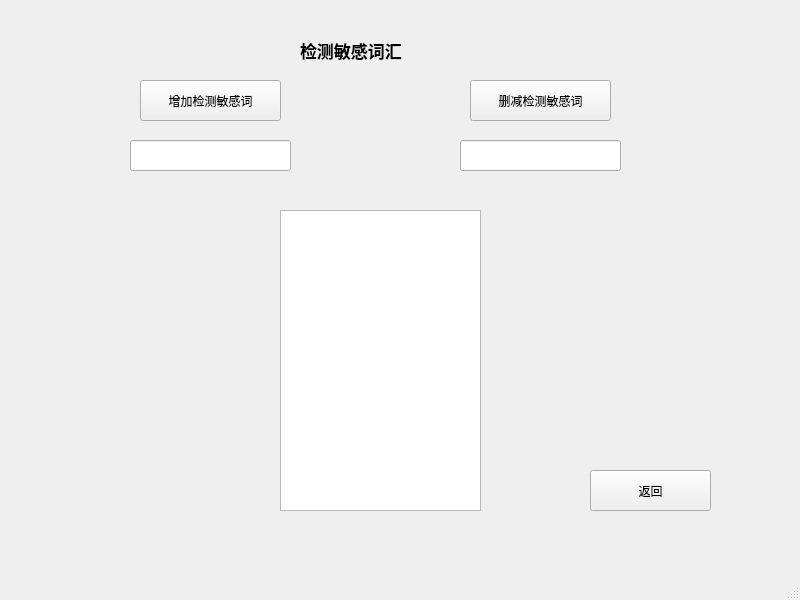
<?xml version="1.0" encoding="UTF-8"?>
<ui version="4.0">
 <class>MainWindow</class>
 <widget class="QMainWindow" name="MainWindow">
  <property name="geometry">
   <rect>
    <x>0</x>
    <y>0</y>
    <width>800</width>
    <height>600</height>
   </rect>
  </property>
  <property name="windowTitle">
   <string>MainWindow</string>
  </property>
  <widget class="QWidget" name="centralwidget">
   <widget class="QLabel" name="label">
    <property name="geometry">
     <rect>
      <x>300</x>
      <y>30</y>
      <width>161</width>
      <height>41</height>
     </rect>
    </property>
    <property name="font">
     <font>
      <pointsize>13</pointsize>
      <weight>75</weight>
      <bold>true</bold>
     </font>
    </property>
    <property name="text">
     <string>检测敏感词汇</string>
    </property>
   </widget>
   <widget class="QPushButton" name="add">
    <property name="geometry">
     <rect>
      <x>140</x>
      <y>80</y>
      <width>141</width>
      <height>41</height>
     </rect>
    </property>
    <property name="text">
     <string>增加检测敏感词</string>
    </property>
   </widget>
   <widget class="QPushButton" name="delete_2">
    <property name="geometry">
     <rect>
      <x>470</x>
      <y>80</y>
      <width>141</width>
      <height>41</height>
     </rect>
    </property>
    <property name="text">
     <string>删减检测敏感词</string>
    </property>
   </widget>
   <widget class="QLineEdit" name="addline">
    <property name="geometry">
     <rect>
      <x>130</x>
      <y>140</y>
      <width>161</width>
      <height>31</height>
     </rect>
    </property>
   </widget>
   <widget class="QLineEdit" name="lineEdit_2">
    <property name="geometry">
     <rect>
      <x>460</x>
      <y>140</y>
      <width>161</width>
      <height>31</height>
     </rect>
    </property>
   </widget>
   <widget class="QTableView" name="tableView">
    <property name="geometry">
     <rect>
      <x>280</x>
      <y>210</y>
      <width>201</width>
      <height>301</height>
     </rect>
    </property>
   </widget>
   <widget class="QPushButton" name="pushButton">
    <property name="geometry">
     <rect>
      <x>590</x>
      <y>470</y>
      <width>121</width>
      <height>41</height>
     </rect>
    </property>
    <property name="text">
     <string>返回</string>
    </property>
   </widget>
  </widget>
  <widget class="QMenuBar" name="menubar">
   <property name="geometry">
    <rect>
     <x>0</x>
     <y>0</y>
     <width>800</width>
     <height>26</height>
    </rect>
   </property>
  </widget>
  <widget class="QStatusBar" name="statusbar"/>
 </widget>
 <resources/>
 <connections/>
</ui>
